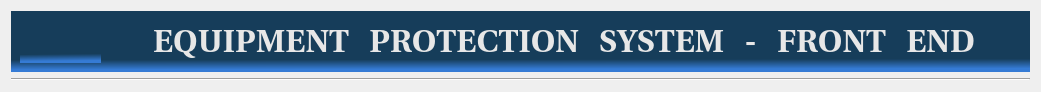
  <widget class="QWidget" name="layoutWidget">
   <property name="geometry">
    <rect>
     <x>7</x>
     <y>7</y>
     <width>1041</width>
     <height>92</height>
    </rect>
   </property>
   <layout class="QVBoxLayout" name="verticalLayout">
    <item>
     <widget class="QFrame" name="">
      <property name="styleSheet">
       <string notr="true">background-color: qlineargradient(spread:pad, x1:0.484, y1:0.747505, x2:0.489, y2:1, stop:0.182796 rgba(22, 61, 90, 255), stop:0.811828 rgba(53, 123, 213, 255));</string>
      </property>
      <layout class="QHBoxLayout" name="horizontalLayout">
       <item>
        <widget class="QLabel" name="label_15">
         <property name="sizePolicy">
          <sizepolicy hsizetype="Preferred" vsizetype="Fixed">
           <horstretch>0</horstretch>
           <verstretch>0</verstretch>
          </sizepolicy>
         </property>
         <property name="maximumSize">
          <size>
           <width>81</width>
           <height>81</height>
          </size>
         </property>
         <property name="text">
          <string/>
         </property>
         <property name="pixmap">
          <pixmap>images/LogoSirius_cortado.png</pixmap>
         </property>
         <property name="scaledContents">
          <bool>true</bool>
         </property>
         <property name="alignment">
          <set>Qt::AlignCenter</set>
         </property>
        </widget>
       </item>
       <item>
        <widget class="QLabel" name="label">
         <property name="sizePolicy">
          <sizepolicy hsizetype="Preferred" vsizetype="Fixed">
           <horstretch>0</horstretch>
           <verstretch>0</verstretch>
          </sizepolicy>
         </property>
         <property name="font">
          <font>
           <family>Utopia</family>
           <pointsize>24</pointsize>
           <weight>75</weight>
           <bold>true</bold>
          </font>
         </property>
         <property name="styleSheet">
          <string notr="true">color: rgb(231, 231, 231);
background-color: transparent;</string>
         </property>
         <property name="text">
          <string>EQUIPMENT   PROTECTION   SYSTEM   -   FRONT   END</string>
         </property>
         <property name="scaledContents">
          <bool>true</bool>
         </property>
         <property name="alignment">
          <set>Qt::AlignCenter</set>
         </property>
        </widget>
       </item>
      </layout>
     </widget>
    </item>
    <item>
     <widget class="Line" name="line">
      <property name="orientation">
       <enum>Qt::Horizontal</enum>
      </property>
     </widget>
    </item>
   </layout>
  </widget>
